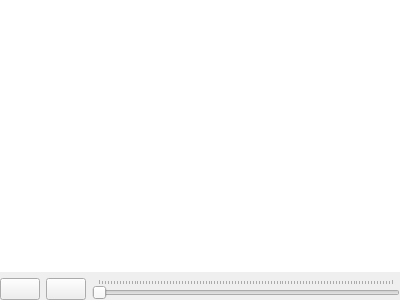
<?xml version="1.0" encoding="UTF-8"?>
<ui version="4.0">
 <class>AnimationPreviewWidget</class>
 <widget class="QWidget" name="AnimationPreviewWidget">
  <property name="geometry">
   <rect>
    <x>0</x>
    <y>0</y>
    <width>400</width>
    <height>300</height>
   </rect>
  </property>
  <property name="windowTitle">
   <string>Form</string>
  </property>
  <layout class="QVBoxLayout" name="verticalLayout">
   <property name="leftMargin">
    <number>0</number>
   </property>
   <property name="topMargin">
    <number>0</number>
   </property>
   <property name="rightMargin">
    <number>0</number>
   </property>
   <property name="bottomMargin">
    <number>0</number>
   </property>
   <item>
    <widget class="QGraphicsView" name="animationView">
     <property name="frameShape">
      <enum>QFrame::NoFrame</enum>
     </property>
    </widget>
   </item>
   <item>
    <layout class="QHBoxLayout" name="controlsLayout">
     <item>
      <widget class="QPushButton" name="buttonStop">
       <property name="text">
        <string/>
       </property>
       <property name="icon">
        <iconset resource="../icons.qrc">
         <normaloff>:/icons/control-stop-square.png</normaloff>:/icons/control-stop-square.png</iconset>
       </property>
      </widget>
     </item>
     <item>
      <widget class="QPushButton" name="buttonPlayPause">
       <property name="text">
        <string/>
       </property>
       <property name="icon">
        <iconset resource="../icons.qrc">
         <normaloff>:/icons/control.png</normaloff>:/icons/control.png</iconset>
       </property>
      </widget>
     </item>
     <item>
      <widget class="QSlider" name="timeframeSlider">
       <property name="tracking">
        <bool>true</bool>
       </property>
       <property name="orientation">
        <enum>Qt::Horizontal</enum>
       </property>
       <property name="invertedAppearance">
        <bool>false</bool>
       </property>
       <property name="invertedControls">
        <bool>false</bool>
       </property>
       <property name="tickPosition">
        <enum>QSlider::TicksAbove</enum>
       </property>
      </widget>
     </item>
    </layout>
   </item>
  </layout>
 </widget>
 <resources>
  <include location="../icons.qrc"/>
 </resources>
 <connections/>
</ui>
